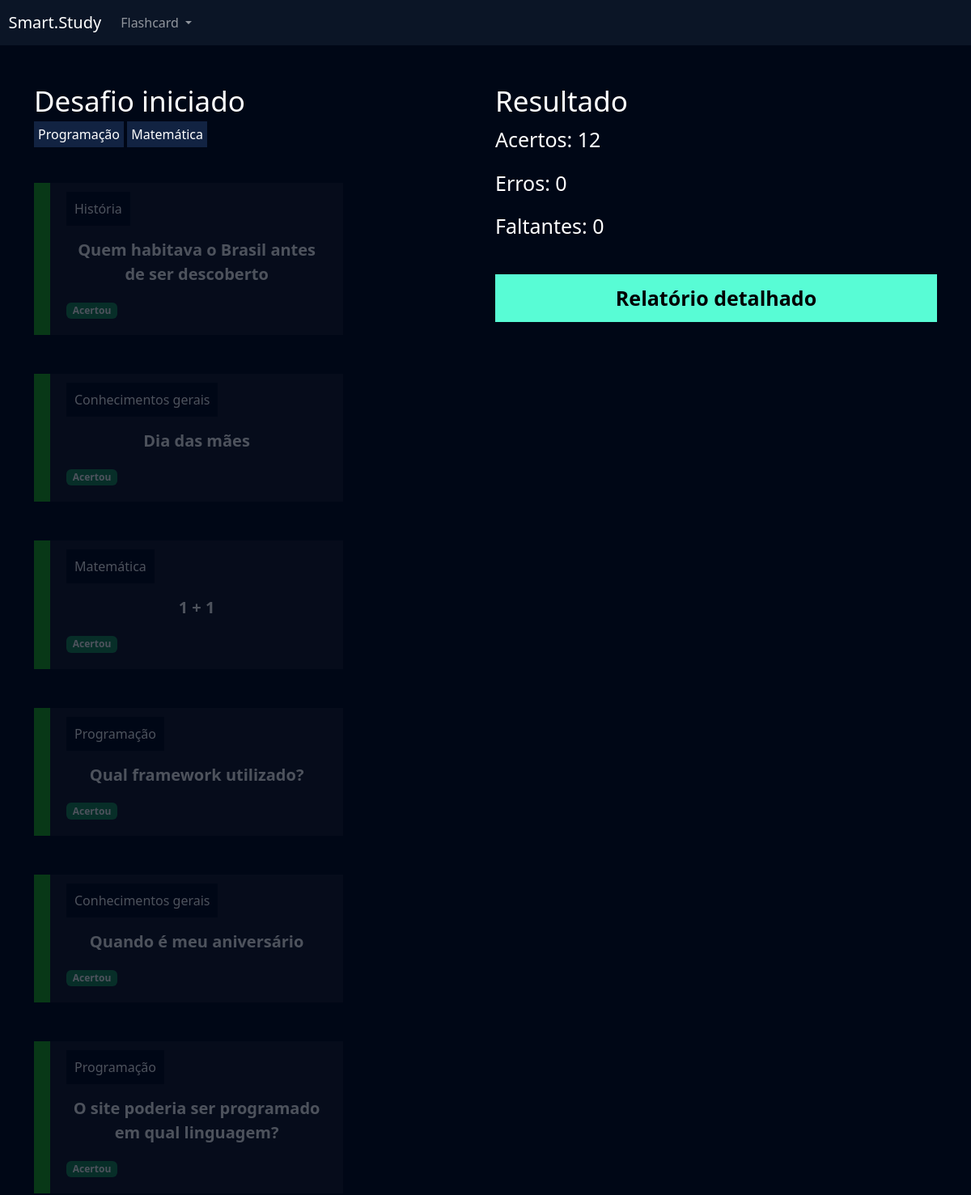
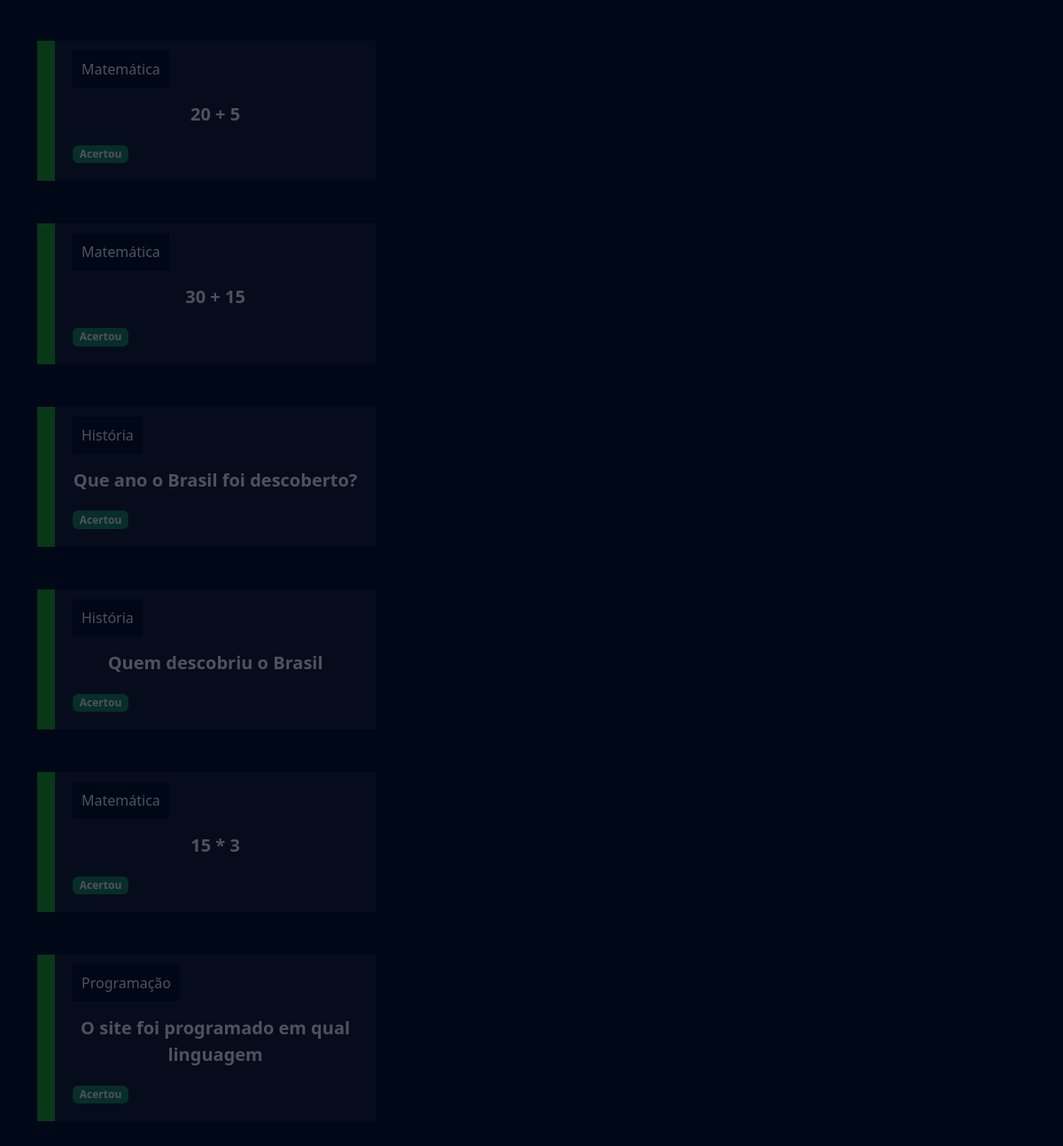
Page /flashcard/desafio/12/ (signed in) on the committed database (2 pictures, top to bottom).
### flashcard/models.py (models this page shows, shortened)
class FlashcardDesafio(models.Model):
    flashcard = models.ForeignKey(Flashcard, on_delete=models.DO_NOTHING)
    respondido = models.BooleanField(default=False)
    acertou = models.BooleanField(default=False)

class Flashcard(models.Model):
    DIFICULDADE_CHOICES = (('F', 'Fácil'), ('M', 'Médio'), ('D', 'Difícil'))
    user = models.ForeignKey(User, on_delete=models.DO_NOTHING)
    pergunta = models.CharField(max_length=100)
    resposta = models.TextField()
    categoria = models.ForeignKey(Categoria, on_delete=models.DO_NOTHING)
    dificuldade = models.CharField(max_length=1, choices=DIFICULDADE_CHOICES)
    @property
    def css_dificuldade(self):
        if self.dificuldade == 'F':
            return 'flashcard-facil'
        elif self.dificuldade == 'M':
            return 'flashcard-medio'
        elif self.dificuldade == 'D':
            return 'flashcard-dificil'

class Categoria(models.Model):
    nome = models.CharField(max_length=20)
    def __str__(self):
        return self.nome

### flashcard/views.py (the view)
# urls.py: path('desafio/<int:id>/', views.desafio, name='desafio'),
def desafio(request, id):
    desafio = Desafio.objects.get(id=id)
    if desafio.user != request.user:
        raise Http404()
    if request.method == 'GET':
        acertos = desafio.flashcards.filter(respondido=True).filter(acertou=True).count()
        erros = desafio.flashcards.filter(respondido=True).filter(acertou=False).count()
        faltantes = desafio.flashcards.filter(respondido=False).count()
        return render(request, 'desafio.html', { 'desafio': desafio, 'acertos': acertos, 'erros': erros, 'faltantes': faltantes},)

### flashcard/templates/desafio.html (shortened to what this page needs)
{% extends "base.html" %}
{% load static %}
{% block 'cabecalho' %}
    <link href="{% static 'usuarios/css/cadastro.css' %}" rel="stylesheet">
    <link href="{% static 'flashcard/css/novo_flashcard.css' %}" rel="stylesheet">
    <link href="{% static 'flashcard/css/iniciar_desafio.css' %}" rel="stylesheet">
    <link href="{% static 'flashcard/css/desafio.css' %}" rel="stylesheet">
    <link href='https://unpkg.com/boxicons@2.1.4/css/boxicons.min.css' rel='stylesheet'>
{% endblock 'cabecalho' %}
{% block 'conteudo' %}
    {% include "partials/header.html" %}
    <div class="container">
        <br><br>
        <div class="row">
            <div class="col-md">
                <h3 class="fonte-secundaria" >Desafio iniciado</h3>
                <span class="badge-categoria">Programação</span>
                <span class="badge-categoria" >Matemática</span>
                <br><br><br>
                {% for flash in desafio.flashcards.all %}
                    <div class="box-new-flashcard {% if flash.respondido %}op2{% endif %}">
                        <div class="flashcard {{flash.flashcard.css_dificuldade}}">
                            <div class="flashcard-categoria">
                                {{flash.flashcard.categoria}}
                            </div>
                            <br><br>
                            <div class="flashcard-box-item" onclick="flip_card({{flash.id}})">
                                <p class="flashcard-item">{{flash.flashcard.pergunta}}</p>
                            </div>
                            {% if flash.respondido != True %}
                                <div class="responder">
                                    <a href="{% url 'responder_flashcard' flash.id %}?acertou=0&desafio_id={{desafio.id}}"><i class='bx bxs-x-square icone-vermelho'></i></a>
                                    <a href="{% url 'responder_flashcard' flash.id %}?acertou=1&desafio_id={{desafio.id}}"><i class='bx bxs-check-square icone-verde' ></i></a>
                                </div>
                            {% else %}
                                {% if flash.acertou %}
                                    <span class="badge bg-success">Acertou</span>
                                {% else %}
                                    <span class="badge bg-danger">Errou</span>
                                {% endif %}
                            {% endif %}
                        </div>
                    </div>
                    <br><br>
                {% endfor %}
            </div>
            <div class="col-md">
                <h3 class="fonte-secundaria">Resultado</h3>
                <p class="fonte-p">Acertos: {{acertos}}</p>
                <p class="fonte-p">Erros: {{erros}}</p>
                <p class="fonte-p">Faltantes: {{faltantes}}</p>
                <br>
                <a class="btn-cadastro btn-desafio" href="{% url 'relatorio' desafio.id %}">Relatório detalhado</a>
            </div>
        </div>
    </div>
{% endblock 'conteudo' %}

### templates/static/geral/css/base.css (style rules this page uses)
:root { --main-color: #0b1526; --dark-color: #000716; --secondary-dark-color: rgb(15, 2, 26); --light-color: #00c1f3; --contrast-color: #f4c96b; --differential-color: #58fcd5; }
body { background-color: var(--dark-color) !important; color: white !important; }

### templates/static/usuarios/css/cadastro.css (style rules this page uses)
* { margin: 0; padding: 0; }
.btn-cadastro { padding: 10px; background-color: #58fcd5; border: none; border: 1px solid #58fcd5; font-size: 18px; font-weight: bold; padding-left: 25px; padding-right: 25px; }

### templates/static/flashcard/css/novo_flashcard.css (style rules this page uses)
.box-new-flashcard { width: 70%; margin: auto; }
.flashcard { background-color: rgba(255, 255, 255, .08); padding: 20px; }
.flashcard-box-item { text-align: center; }
.flashcard p { font-size: 20px; font-weight: bold; cursor: pointer; }
.flashcard-facil { border-left: 20px solid #1DAB1A; }
.flashcard-categoria { background-color: var(--dark-color); display: inline; padding: 10px; }

### templates/static/flashcard/css/iniciar_desafio.css (style rules this page uses)
.fonte-secundaria { font-size: 35px; }

### templates/static/flashcard/css/desafio.css (style rules this page uses)
.badge-categoria { padding: 5px; background-color: #122342; }
.box-new-flashcard { margin: 0; }
.op2 { opacity: .3; }
.fonte-p { font-size: 25px; }
.btn-desafio { width: 100% !important; color: black; text-decoration: none; display: block; text-align: center; font-size: 25px; }

### rows in the picture
FlashcardDesafio: flashcard.categoria "História", flashcard.pergunta "Quem habitava o Brasil antes de ser descoberto", respondido "Acertou"
FlashcardDesafio: flashcard.categoria "Conhecimentos gerais", flashcard.pergunta "Dia das mães", respondido "Acertou"
FlashcardDesafio: flashcard.categoria "Matemática", flashcard.pergunta "1 + 1", respondido "Acertou"
FlashcardDesafio: flashcard.categoria "Programação", flashcard.pergunta "Qual framework utilizado?", respondido "Acertou"
FlashcardDesafio: flashcard.categoria "Conhecimentos gerais", flashcard.pergunta "Quando é meu aniversário", respondido "Acertou"
FlashcardDesafio: flashcard.categoria "Programação", flashcard.pergunta "O site poderia ser programado em qual linguagem?", respondido "Acertou"
FlashcardDesafio: flashcard.categoria "Matemática", flashcard.pergunta "20 + 5", respondido "Acertou"
FlashcardDesafio: flashcard.categoria "Matemática", flashcard.pergunta "30 + 15", respondido "Acertou"
FlashcardDesafio: flashcard.categoria "História", flashcard.pergunta "Que ano o Brasil foi descoberto?", respondido "Acertou"
FlashcardDesafio: flashcard.categoria "História", flashcard.pergunta "Quem descobriu o Brasil", respondido "Acertou"
FlashcardDesafio: flashcard.categoria "Matemática", flashcard.pergunta "15 * 3", respondido "Acertou"
FlashcardDesafio: flashcard.categoria "Programação", flashcard.pergunta "O site foi programado em qual linguagem", respondido "Acertou"

### other values in the picture
{{ acertos }} "12"
{{ erros }} "0"
{{ faltantes }} "0"
